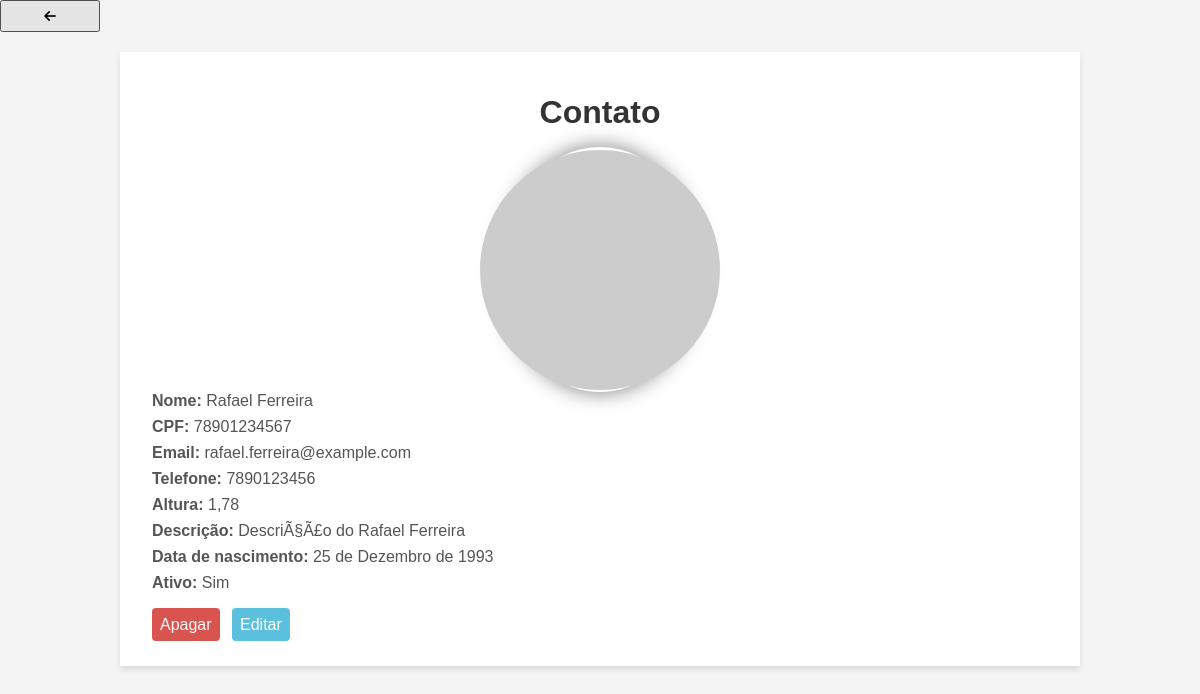
Page /contato/10 on the committed database.
### contatos/models.py (models this page shows, shortened)
class Contatos(models.Model):
    nome = models.CharField(max_length=255)
    cpf = models.CharField(max_length=11)
    email = models.EmailField()
    telefone = models.IntegerField()
    altura = models.DecimalField(max_digits=3, decimal_places=2)
    descricao = models.TextField()
    data_nascimento = models.DateField()
    ativo = models.BooleanField()
    foto_url = models.URLField(default='https://via.placeholder.com/150')
    class Meta:
        verbose_name_plural = 'Contatos'

### contatos/views.py (the view, shortened to what this page needs)
# urls.py: path('contato/<int:id>', views.contato, name='contato'),
def contato(request, id):
    contato = Contatos.objects.get(id=id)
    return render(request, 'pages/contato.html', {'contato':contato})

### contatos/templates/pages/contato.html (shortened to what this page needs)
{% load static %}
<!DOCTYPE html>
<html lang="pt-br">
<head>
    <link rel="stylesheet" href="https://cdnjs.cloudflare.com/ajax/libs/font-awesome/6.3.0/css/all.min.css"
 />
    <link rel="stylesheet" href="{% static 'style.css'%}">
</head>
<body>
    <button id="voltar"><i class="fas fa-arrow-left"></i></button>
    <div id="container">
        <h1 id="titulo">Contato</h1>
        {% if contato %}
        <div class="img-contato" style="display: flex; justify-content: center; align-items: center; width:245px; height:245px; background-color: transparent; margin: 0 auto; border-radius:50%; box-shadow: 0px 0px 20px 1px #00000077;">
            <img src="{{contato.foto_url}}" alt="Foto de {{contato.nome}}" style="width:240px; height:240px; border-radius: 50%; margin: 0 auto;">
        </div>
        <div id="info-contato">
            <p class="item-info"><strong>Nome:</strong> {{contato.nome}}</p>
            <p class="item-info"><strong>CPF:</strong> {{contato.cpf}}</p>
            <p class="item-info"><strong>Email:</strong> {{contato.email}}</p>
            <p class="item-info"><strong>Telefone:</strong> {{contato.telefone}}</p>
            <p class="item-info"><strong>Altura:</strong> {{contato.altura}}</p>
            <p class="item-info"><strong>Descrição:</strong> {{contato.descricao}}</p>
            <p class="item-info"><strong>Data de nascimento:</strong> {{contato.data_nascimento}}</p>
            {% if contato.ativo == True %}
            <p class="item-info"><strong>Ativo:</strong> Sim</p>
            {% else %}
            <p class="item-info"><strong>Ativo:</strong> Não</p>
            {% endif %}
        </div>
        {% else %}
        <p id="contato-nao-encontrado">Contato não encontrado</p>
        {% endif %}
        <a id="apagar" href="{% url 'delete' contato.id %}">Apagar</a>
        <a id="editar" href="{% url 'edit' contato.id %}">Editar</a>
    </div>
</body>
</html>

### templates/static/style.css (style rules this page uses)
* { margin: 0; padding: 0; box-sizing: border-box; font-family: Verdana, Geneva, Tahoma, sans-serif; text-decoration: none; }
body { background-color: #f4f4f4; }
h1 { text-align: center; margin: 10px 0; }
button { width: 100px; height: 2rem; }
#container { width: 80%; margin: 20px auto; padding: 2rem; background-color: white; box-shadow: 0 4px 6px rgba(0, 0, 0, 0.1); }
#titulo { text-align: center; color: #333; margin-bottom: 1rem; }
.img-contato { width: 100%; max-width: 200px; height: auto; border-radius: 50%; margin: 0 auto; display: block; }
.item-info { color: #555; margin-bottom: 0.5rem; }
.item-info:last-child { margin-bottom: 1.5rem; }
#apagar, #editar { color: white; border: none; border-radius: 4px; padding: 0.5rem; cursor: pointer; height: fit-content; margin-right: 0.5rem; }
#apagar { background-color: #d9534f; }
#editar { background-color: #5bc0de; }

### rows in the picture
Contatos: nome "Rafael Ferreira", cpf "78901234567", email "rafael.ferreira@example.com", telefone "7890123456", altura "1,78", descricao "DescriÃ§Ã£o do Rafael Ferreira", data_nascimento "25 de Dezembro de 1993"
